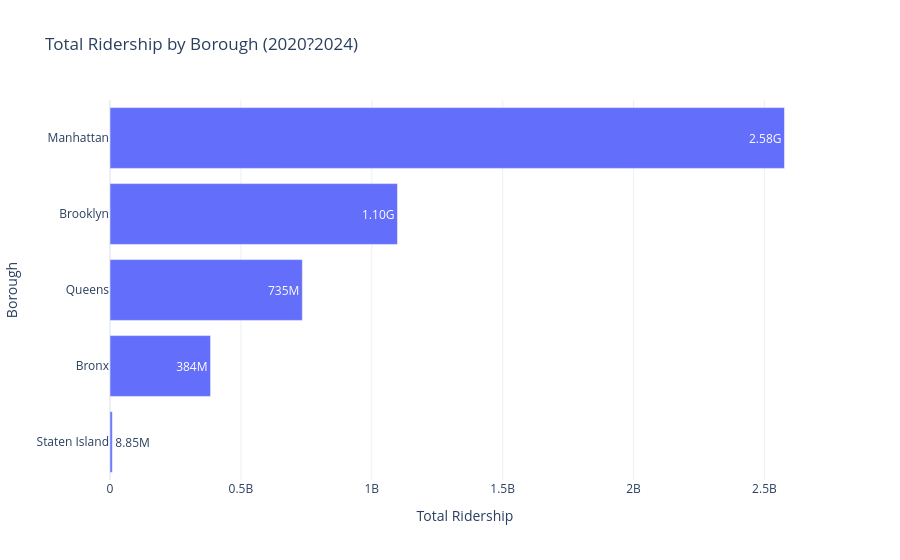

The notebook cell this image was saved under:
### Markdown cell above
## 7. Borough-level ridership

Compare total ridership, transfers, and the number of station complexes across boroughs.

### Code cell
borough = get_borough_ridership(connection)

borough["ridership_share_percent"] = (
    borough["total_ridership"] / borough["total_ridership"].sum() * 100
).round(2)

display(borough)

fig = px.bar(
    borough.sort_values("total_ridership", ascending=True),
    x="total_ridership",
    y="borough",
    orientation="h",
    title="Total Ridership by Borough (2020?2024)",
    labels={"total_ridership": "Total Ridership", "borough": "Borough"},
    text_auto=".3s",
)

fig.update_layout(template="plotly_white")
fig.show()

### Figure 1 — Plotly figure (JSON) as saved in the notebook; plotly's stock layout.template omitted (floating-point values rounded to 4 significant figures)
{"data": [{"hovertemplate": "Total Ridership=%{x}<br>Borough=%{y}<extra></extra>", "legendgroup": "", "marker": {"color": "#636efa", "pattern": {"shape": ""}}, "name": "", "orientation": "h", "showlegend": false, "textposition": "auto", "texttemplate": "%{x:.3s}", "type": "bar", "x": [8847000.0, 384200000.0, 734800000.0, 1098000000.0, 2577000000.0], "xaxis": "x", "y": ["Staten Island", "Bronx", "Queens", "Brooklyn", "Manhattan"], "yaxis": "y"}], "layout": {"barmode": "relative", "legend": {"tracegroupgap": 0}, "title": {"text": "Total Ridership by Borough (2020?2024)"}, "xaxis": {"anchor": "y", "domain": [0, 1], "title": {"text": "Total Ridership"}}, "yaxis": {"anchor": "x", "domain": [0, 1], "title": {"text": "Borough"}}}}
